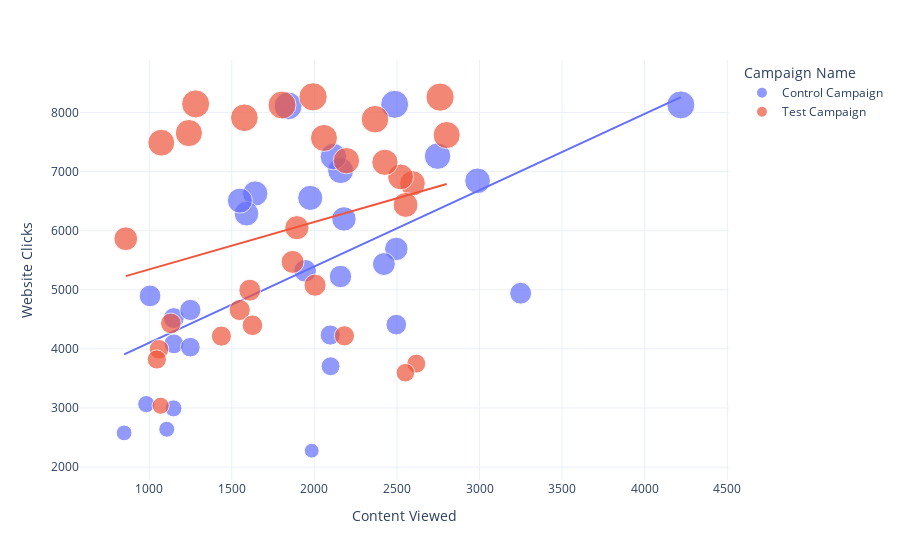

The code cell stored with this chart in its notebook:
### Markdown cell above
#### Relationship between the Number of Website Clicks and Content Viewed from both Campaigns:

### Code cell
figure = px.scatter(data_frame = data, 
                    x="Content Viewed",
                    y="Website Clicks", 
                    size="Website Clicks", 
                    color= "Campaign Name", 
                    trendline="ols")
figure.show()

### Figure 1 — Plotly figure (JSON) as saved in the notebook; plotly's stock layout.template omitted (floating-point values rounded to 4 significant figures)
{"data": [{"hovertemplate": "Campaign Name=Control Campaign<br>Content Viewed=%{x}<br>Website Clicks=%{marker.size}<extra></extra>", "legendgroup": "Control Campaign", "marker": {"color": "#636efa", "size": [7016, 2277, 8137, 2993, 6554, 4521, 4896, 5224, 6628, 7253, 3706, 8110, 2578, 5691, 6843, 4410, 4085, 4234, 5435, 4941, 6287, 8127, 6508, 4658, 3065, 5321.0, 4028, 2640, 7260, 6198], "sizemode": "area", "sizeref": 20.66, "symbol": "circle"}, "mode": "markers", "name": "Control Campaign", "orientation": "v", "showlegend": true, "type": "scatter", "x": [2159, 1984, 2486, 1147, 1975, 1149, 1005, 2158, 1642, 2115, 2098, 1841, 848, 2496, 2988, 2496, 1149, 2096, 2421, 3249, 1589, 4219, 1549, 1249, 982, 1944.0, 1249, 1106, 2746, 2179], "xaxis": "x", "y": [7016, 2277, 8137, 2993, 6554, 4521, 4896, 5224, 6628, 7253, 3706, 8110, 2578, 5691, 6843, 4410, 4085, 4234, 5435, 4941, 6287, 8127, 6508, 4658, 3065, 5321.0, 4028, 2640, 7260, 6198], "yaxis": "y"}, {"hovertemplate": "<b>OLS trendline</b><br>Website Clicks = 1.29125 * Content Viewed + 2810.87<br>R<sup>2</sup>=0.326398<br><br>Campaign Name=Control Campaign<br>Content Viewed=%{x}<br>Website Clicks=%{y} <b>(trend)</b><extra></extra>", "legendgroup": "Control Campaign", "marker": {"color": "#636efa", "symbol": "circle"}, "mode": "lines", "name": "Control Campaign", "showlegend": false, "type": "scatter", "x": [848, 982, 1005, 1106, 1147, 1149, 1149, 1249, 1249, 1549, 1589, 1642, 1841, 1944.0, 1975, 1984, 2096, 2098, 2115, 2158, 2159, 2179, 2421, 2486, 2496, 2496, 2746, 2988, 3249, 4219], "xaxis": "x", "y": [3906.0, 4079.0, 4109.0, 4239.0, 4292.0, 4295.0, 4295.0, 4424.0, 4424.0, 4811.0, 4863.0, 4931.0, 5188.0, 5321.0, 5361.0, 5373.0, 5517.0, 5520.0, 5542.0, 5597.0, 5599.0, 5625.0, 5937.0, 6021.0, 6034.0, 6034.0, 6357.0, 6669.0, 7006.0, 8259.0], "yaxis": "y"}, {"hovertemplate": "Campaign Name=Test Campaign<br>Content Viewed=%{x}<br>Website Clicks=%{marker.size}<extra></extra>", "legendgroup": "Test Campaign", "marker": {"color": "#EF553B", "size": [3038, 8125, 3750, 8264, 7568, 3993, 4993, 6800, 7910, 6909, 7617, 4657, 6050, 5471, 4431, 5077, 7156, 3596, 3820, 6435, 8144, 7651, 7885, 4399, 4216, 5863, 7488, 4221, 7184, 8259], "sizemode": "area", "sizeref": 20.66, "symbol": "circle"}, "mode": "markers", "name": "Test Campaign", "orientation": "v", "showlegend": true, "type": "scatter", "x": [1069, 1804, 2617, 1992, 2058, 1059, 1609, 2594, 1576, 2522, 2801, 1548, 1894, 1868, 1131, 2004, 2427, 2551, 1046, 2552, 1281, 1240, 2367, 1625, 1437, 858, 1073, 2182, 2194, 2761], "xaxis": "x", "y": [3038, 8125, 3750, 8264, 7568, 3993, 4993, 6800, 7910, 6909, 7617, 4657, 6050, 5471, 4431, 5077, 7156, 3596, 3820, 6435, 8144, 7651, 7885, 4399, 4216, 5863, 7488, 4221, 7184, 8259], "yaxis": "y"}, {"hovertemplate": "<b>OLS trendline</b><br>Website Clicks = 0.801598 * Content Viewed + 4542.96<br>R<sup>2</sup>=0.078623<br><br>Campaign Name=Test Campaign<br>Content Viewed=%{x}<br>Website Clicks=%{y} <b>(trend)</b><extra></extra>", "legendgroup": "Test Campaign", "marker": {"color": "#EF553B", "symbol": "circle"}, "mode": "lines", "name": "Test Campaign", "showlegend": false, "type": "scatter", "x": [858, 1046, 1059, 1069, 1073, 1131, 1240, 1281, 1437, 1548, 1576, 1609, 1625, 1804, 1868, 1894, 1992, 2004, 2058, 2182, 2194, 2367, 2427, 2522, 2551, 2552, 2594, 2617, 2761, 2801], "xaxis": "x", "y": [5231.0, 5381.0, 5392.0, 5400.0, 5403.0, 5450.0, 5537.0, 5570.0, 5695.0, 5784.0, 5806.0, 5833.0, 5846.0, 5989.0, 6040.0, 6061.0, 6140.0, 6149.0, 6193.0, 6292.0, 6302.0, 6440.0, 6488.0, 6565.0, 6588.0, 6589.0, 6622.0, 6641.0, 6756.0, 6788.0], "yaxis": "y"}], "layout": {"legend": {"itemsizing": "constant", "title": {"text": "Campaign Name"}, "tracegroupgap": 0}, "margin": {"t": 60}, "xaxis": {"anchor": "y", "domain": [0, 1], "title": {"text": "Content Viewed"}}, "yaxis": {"anchor": "x", "domain": [0, 1], "title": {"text": "Website Clicks"}}}}
